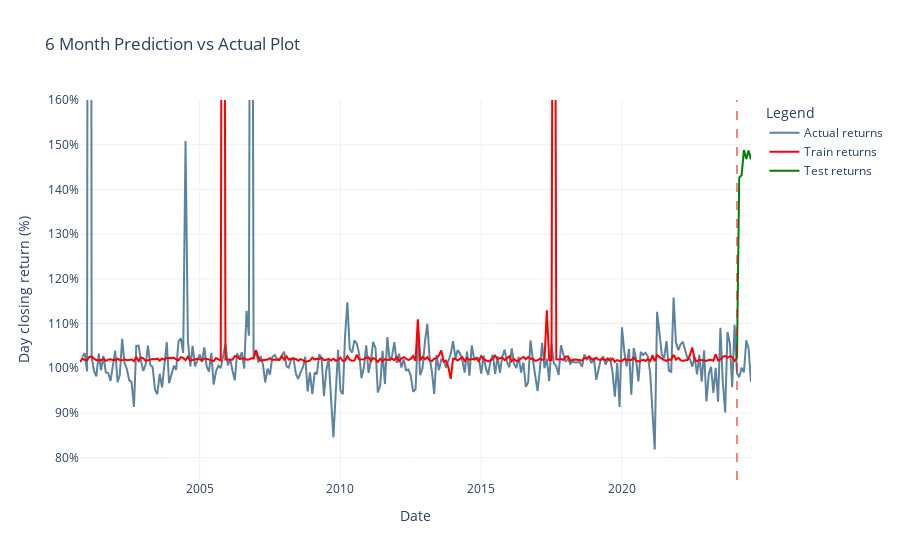

Notebook source saved alongside this figure:
### Markdown cell above
### 6 Months Actual vs Prediction

### Code cell
importlib.reload(comparison)
comparison.generate_plot(df, df_tabular, y_train_mean_pred_6m, y_test_mean_pred_6m)

### Figure 1 — Plotly figure (JSON) as saved in the notebook; plotly's stock layout.template omitted (floating-point values rounded to 4 significant figures; data arrays with more than 128 entries replaced by an {"elided": "..."} marker saying what was removed)
{"data": [{"line": {"color": "#5c839f", "width": 2}, "mode": "lines", "name": "Actual returns", "x": {"elided": "287 str values"}, "y": {"elided": "300 float values"}, "type": "scatter"}, {"line": {"color": "red", "width": 2}, "mode": "lines", "name": "Train returns", "x": {"elided": "281 str values"}, "y": {"elided": "281 float values"}, "type": "scatter"}, {"line": {"color": "green", "width": 2}, "mode": "lines", "name": "Test returns", "x": ["2024-02-01", "2024-03-01", "2024-04-01", "2024-05-01", "2024-06-01", "2024-07-01", "2024-08-01"], "y": [1.022, 1.426, 1.432, 1.488, 1.468, 1.487, 1.467], "type": "scatter"}], "layout": {"shapes": [{"line": {"color": "red", "dash": "dash", "width": 1}, "type": "line", "x0": "2024-02-01", "x1": "2024-02-01", "xref": "x", "y0": 0, "y1": 1, "yref": "y domain"}], "yaxis": {"title": {"text": "Day closing return (%)"}, "tickformat": ".0%", "range": [0.75, 1.6]}, "title": {"text": "6 Month Prediction vs Actual Plot"}, "xaxis": {"title": {"text": "Date"}}, "legend": {"title": {"text": "Legend"}}}}
